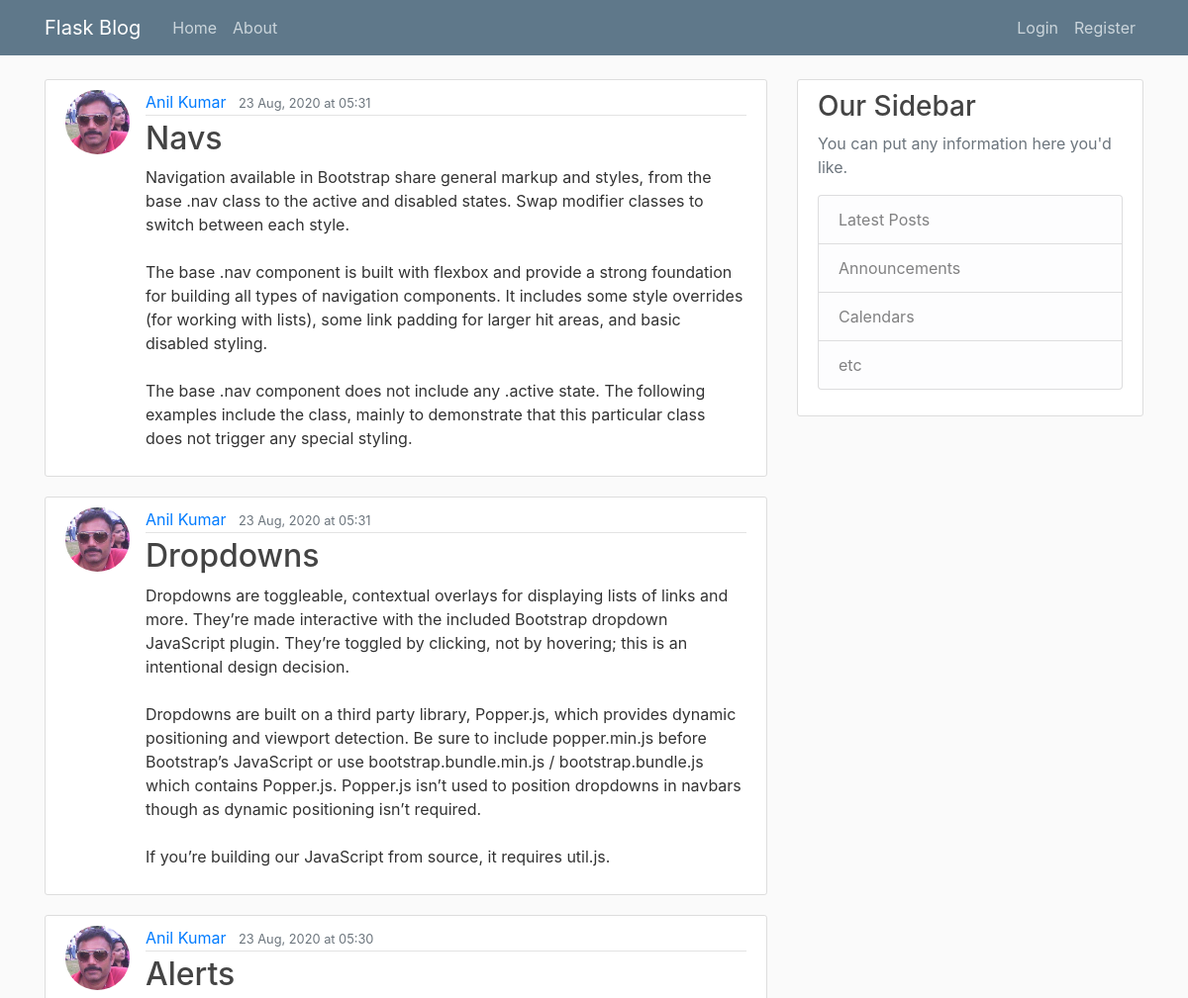
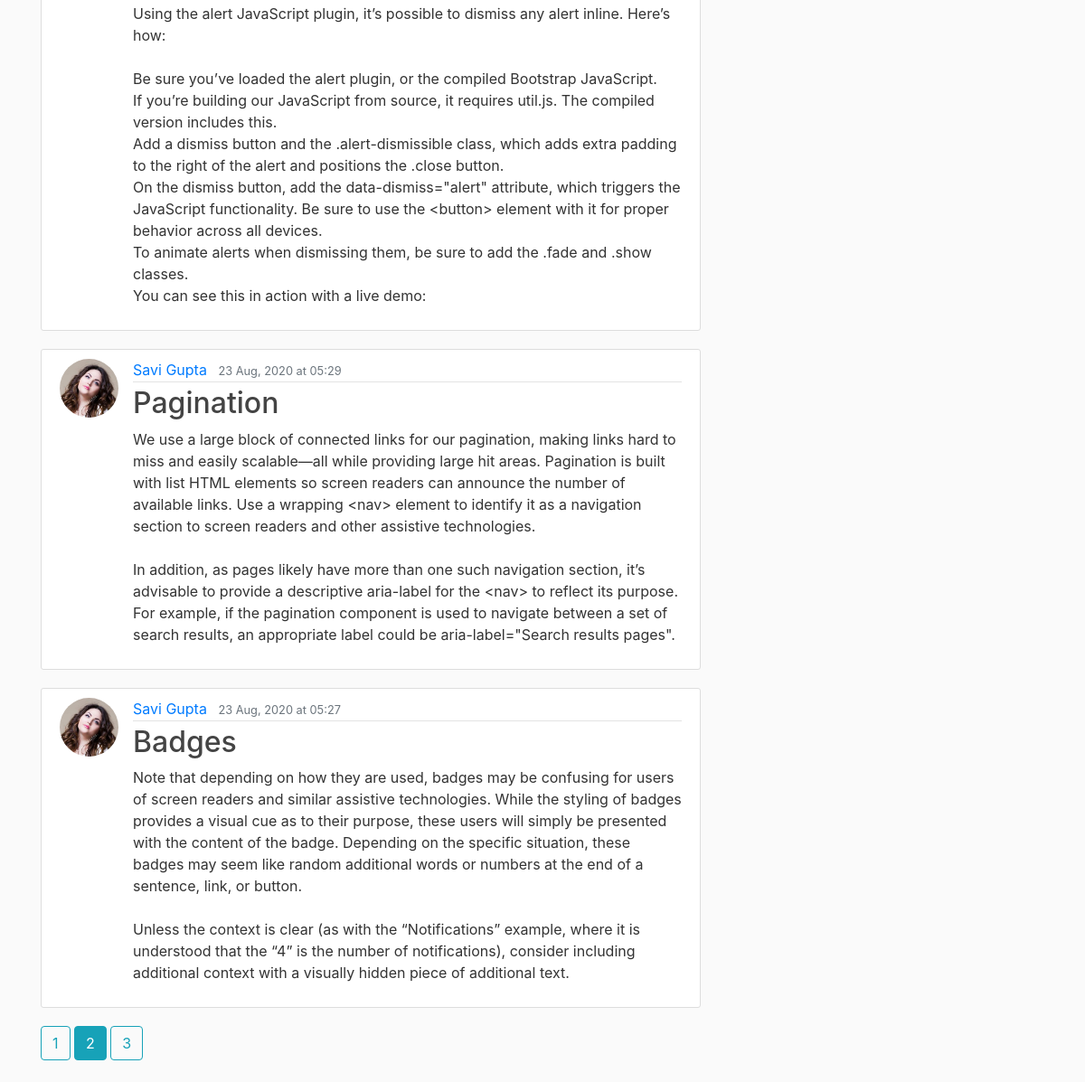
The page /home?page=2 on the database its author committed (2 pictures, top to bottom).
### blog/models.py (models this page shows, shortened)
class Post(db.Model):
    id = db.Column('post_id', db.Integer, primary_key=True)
    title = db.Column(db.String(120),  nullable=False)
    date_posted = db.Column(db.DateTime, nullable=False, default = datetime.utcnow)
    contents = db.Column(db.Text, nullable = False)
    user_id = db.Column(db.Integer, db.ForeignKey('user.id'), nullable = False)

class User (db.Model, UserMixin):
    id = db.Column(db.Integer, primary_key = True)
    username = db.Column(db.String(20), unique = True, nullable = False)
    email = db.Column(db.String(120), unique=True, nullable=False)
    image_file = db.Column(db.String(20), nullable=False, default = 'default.jpg')
    password = db.Column(db.String(60), nullable=False)
    posts = db.relationship('Post', backref = 'author', lazy = True)

### blog/main/routes.py (the view)
@main_bp.route("/")
@main_bp.route("/home")
def home():
    page = request.args.get('page', 1, type=int)
    posts = Post.query.order_by(Post.date_posted.desc()).paginate(per_page=5, page=page)
    return render_template('index.html', posts=posts, title="Home", date_format=date_format)

### blog/main/utils.py (called while the page is built)
def date_format(mydate):
    mydate = mydate.replace(tzinfo=pytz.UTC)
    mydate = mydate.replace(tzinfo=pytz.UTC)
    return mydate.astimezone(tzlocal()).strftime('%d %b, %Y at %H:%M')

### blog/templates/index.html
{% extends "layout.html" %}
{% block content %}
{% for post in posts.items %}
<article class="media content-section">
    <img class="rounded-circle article-img"
         src="{{ url_for('static', filename='profile_pics/' + post.author.image_file) }}">
    <div class="media-body">
        <div class="article-metadata">
            <a class="mr-2" href="{{ url_for('users_bp.user_posts', username=post.author.username )}}">{{ post.author.username }}</a>
            <small class="text-muted">{{ date_format(post.date_posted) }}</small>
        </div>
        <h2><a class="article-title" href="{{ url_for('posts_bp.post', post_id=post.id) }}">{{ post.title }}</a></h2>
        <p class="article-content">{{ post.contents }}</p>
    </div>
</article>
{% endfor %}
{%  for page_num in posts.iter_pages(left_edge=1, right_edge=1, left_current=1, right_current=2) %}
    {%  if page_num %}
        {% if posts.page == page_num %}
        <a class="btn btn-info mb-4"    href="{{ url_for('main_bp.home', page=page_num)}}"> {{page_num}} </a>
        {% else %}
        <a class="btn btn-outline-info mb-4"    href="{{ url_for('main_bp.home', page=page_num)}}"> {{page_num}} </a>
        {% endif %}
    {%  else %}
    ...
    {%  endif %}
{%  endfor %}
{% endblock %}

### blog/static/main.css (style rules this page uses)
body { background: #fafafa; color: #333333; margin-top: 5rem; }
h1, h2, h3, h4, h5, h6 { color: #444444; }
.content-section { background: #ffffff; padding: 10px 20px; border: 1px solid #dddddd; border-radius: 3px; margin-bottom: 20px; }
.article-title { color: #444444; }
.article-content { white-space: pre-line; }
.article-img { height: 65px; width: 65px; margin-right: 16px; }
.article-metadata { padding-bottom: 1px; margin-bottom: 4px; border-bottom: 1px solid #e3e3e3 }

### rows shown on the page
Post: image_file (picture), author.username "Anil Kumar", date_posted "23 Aug, 2020 at 05:31", title "Navs", contents "Navigation available in Bootstrap share general markup and styles, from the base .nav class to the active and disabled states. Swap modifier classes to switch between each style. The base .nav component is built with flexbox and provide a strong foundation for building all types of navigation components. It includes some style overrides (for working with lists), some link padding for larger hit areas, and basic disabled styling. The base .nav component does not include any .active state. The following examples include the class, mainly to demonstrate that this particular class does not trigger any special styling."
Post: image_file (picture), author.username "Anil Kumar", date_posted "23 Aug, 2020 at 05:31", title "Dropdowns", contents "Dropdowns are toggleable, contextual overlays for displaying lists of links and more. They’re made interactive with the included Bootstrap dropdown JavaScript plugin. They’re toggled by clicking, not by hovering; this is an intentional design decision. Dropdowns are built on a third party library, Popper.js, which provides dynamic positioning and viewport detection. Be sure to include popper.min.js before Bootstrap’s JavaScript or use bootstrap.bundle.min.js / bootstrap.bundle.js which contains Popper.js. Popper.js isn’t used to position dropdowns in navbars though as dynamic positioning isn’t required. If you’re building our JavaScript from source, it requires util.js."
Post: image_file (picture), author.username "Anil Kumar", date_posted "23 Aug, 2020 at 05:30", title "Alerts", contents "Using the alert JavaScript plugin, it’s possible to dismiss any alert inline. Here’s how: Be sure you’ve loaded the alert plugin, or the compiled Bootstrap JavaScript. If you’re building our JavaScript from source, it requires util.js. The compiled version includes this. Add a dismiss button and the .alert-dismissible class, which adds extra padding to the right of the alert and positions the .close button. On the dismiss button, add the data-dismiss=\"alert\" attribute, which triggers the JavaScript functionality. Be sure to use the <button> element with it for proper behavior across all devices. To animate alerts when dismissing them, be sure to add the .fade and .show classes. You can see…"
Post: image_file (picture), author.username "Savi Gupta", date_posted "23 Aug, 2020 at 05:29", title "Pagination", contents "We use a large block of connected links for our pagination, making links hard to miss and easily scalable—all while providing large hit areas. Pagination is built with list HTML elements so screen readers can announce the number of available links. Use a wrapping <nav> element to identify it as a navigation section to screen readers and other assistive technologies. In addition, as pages likely have more than one such navigation section, it’s advisable to provide a descriptive aria-label for the <nav> to reflect its purpose. For example, if the pagination component is used to navigate between a set of search results, an appropriate label could be aria-label=\"Search results pages\"."
Post: image_file (picture), author.username "Savi Gupta", date_posted "23 Aug, 2020 at 05:27", title "Badges", contents "Note that depending on how they are used, badges may be confusing for users of screen readers and similar assistive technologies. While the styling of badges provides a visual cue as to their purpose, these users will simply be presented with the content of the badge. Depending on the specific situation, these badges may seem like random additional words or numbers at the end of a sentence, link, or button. Unless the context is clear (as with the “Notifications” example, where it is understood that the “4” is the number of notifications), consider including additional context with a visually hidden piece of additional text."

### other values the page prints
{{ page_num }} "1" "3"
{{ page_num }} "2"
